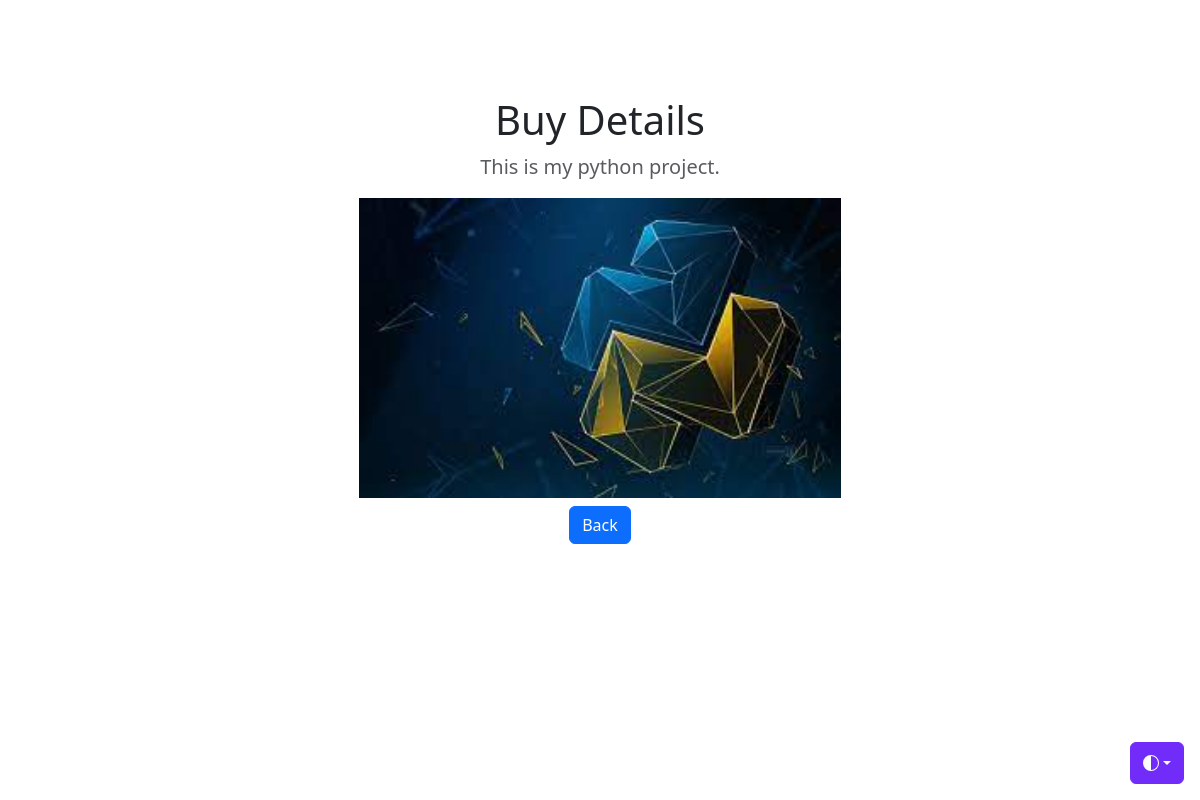
The app's page /trends/1 with its own data.
### trends/models.py (models this page shows, shortened)
class Buy(models.Model):
    image = models.ImageField(upload_to = 'images/')
    summary = models.CharField(max_length= 300)

### trends/views.py (the view)
# urls.py: path('trends/<int:buy_id>', detail, name="detail"),
def detail(request, buy_id):
    buy_detail = get_object_or_404(Buy, pk = buy_id) # pk means primary key.(unique identifier)
    return render(request, 'buy/detail.html', {'buy':buy_detail})

### trends/templates/buy/detail.html (shortened to what this page needs)
<!doctype html>
<html lang="en" data-bs-theme="auto">
  {% load static %}
  <head><script src="/docs/5.3/assets/js/color-modes.js"></script>
    <link rel="stylesheet" href="https://cdn.jsdelivr.net/npm/@docsearch/css@3">
    <link href="{% static '/css/bootstrap.min.css'%} " rel="stylesheet" >
  </head>
  <body>
    <div class="dropdown position-fixed bottom-0 end-0 mb-3 me-3 bd-mode-toggle">
      <button class="btn btn-bd-primary py-2 dropdown-toggle d-flex align-items-center"
              id="bd-theme"
              type="button"
              aria-expanded="false"
              data-bs-toggle="dropdown"
              aria-label="Toggle theme (auto)">
        <svg class="bi my-1 theme-icon-active" width="1em" height="1em"><use href="#circle-half"></use></svg>
      </button>
    </div>
<main>
  <section class="py-5 text-center container">
    <div class="row py-lg-5">
      <div class="col-lg-6 col-md-8 mx-auto">
        <h1 class="fw-light">Buy Details</h1>
        <p class="lead text-body-secondary">{{ buy.summary}}</p>
        <img src = "{{buy.image.url}}" height=300></img>
        <p>
            <a href= "{% url 'trends' %}"class="btn btn-primary my-2">Back</a>
          </p>
      </div>
    </div>
  </section>
</main>
    </body>
</html>

### trends/templates/buy/detail.html (style rules this page uses)
.bi { vertical-align: -.125em; fill: currentColor; }
.btn-bd-primary { --bd-violet-bg: #712cf9; --bd-violet-rgb: 112.520718, 44.062154, 249.437846; --bs-btn-font-weight: 600; --bs-btn-color: var(--bs-white); --bs-btn-bg: var(--bd-violet-bg); --bs-btn-border-color: var(--bd-violet-bg); --bs-btn-hover-color: var(--bs-white); --bs-btn-hover-bg: #6528e0; --bs-btn-hover-border-color: #6528e0; --bs-btn-focus-shadow-rgb: var(--bd-violet-rgb); --bs-btn-active-color: var(--bs-btn-hover-color); --bs-btn-active-bg: #5a23c8; --bs-btn-active-border-color: #5a23c8; }
.bd-mode-toggle { z-index: 1500; }

### records on screen
Buy: summary "This is my python project.", image (picture)
